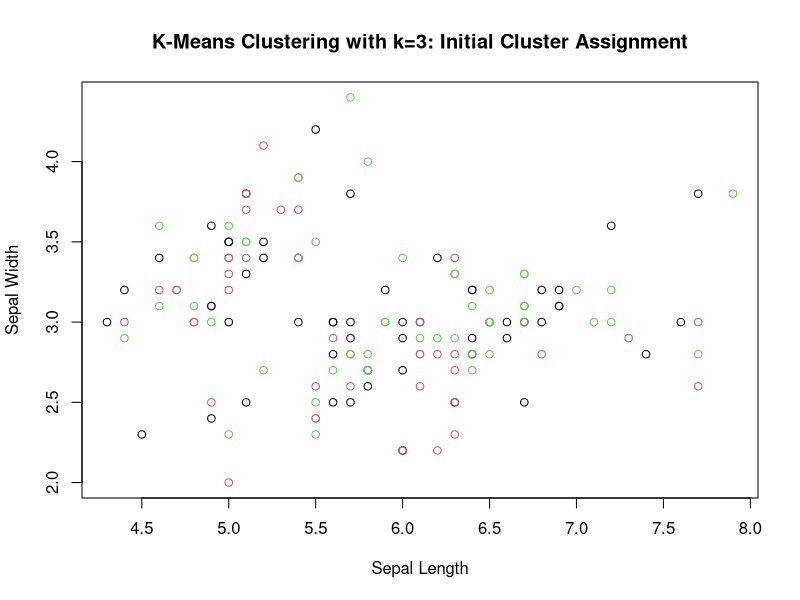
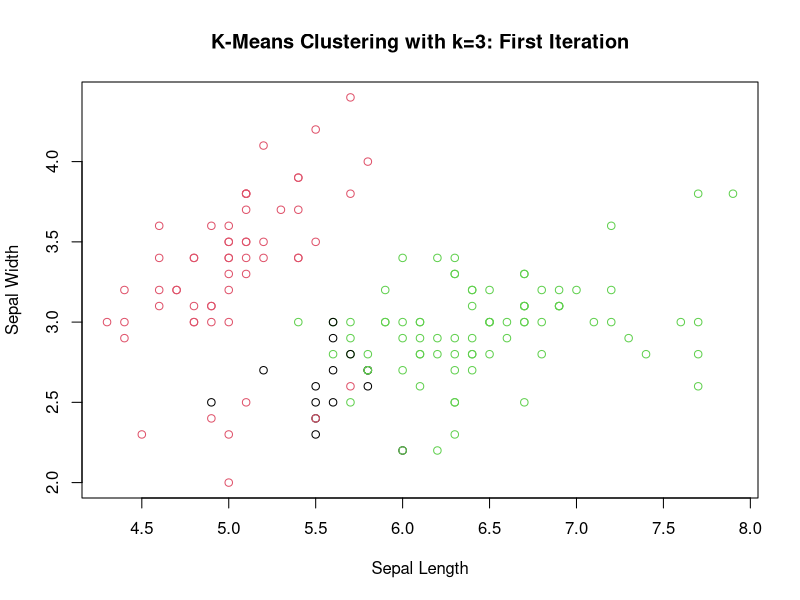
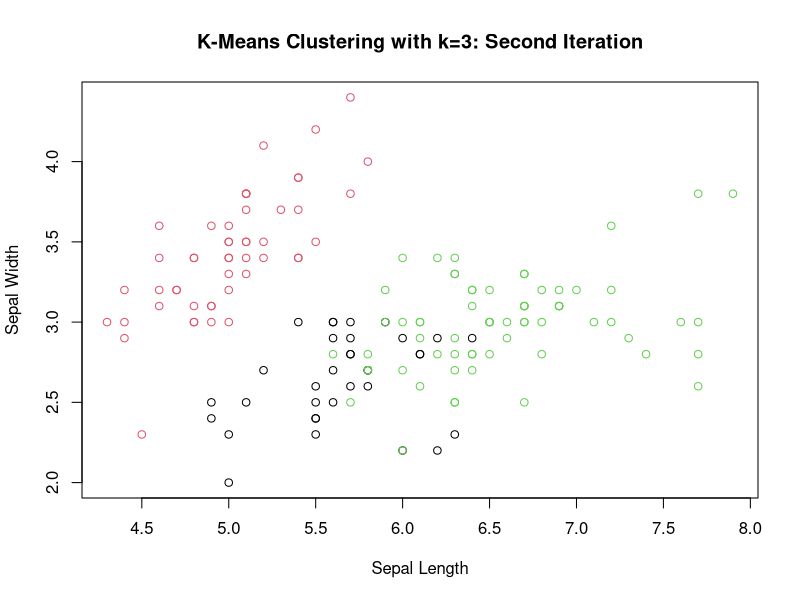
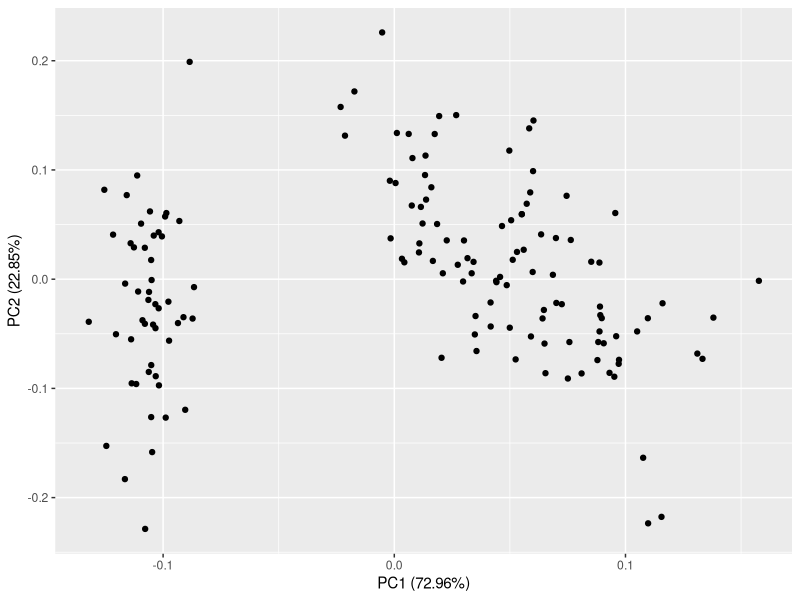
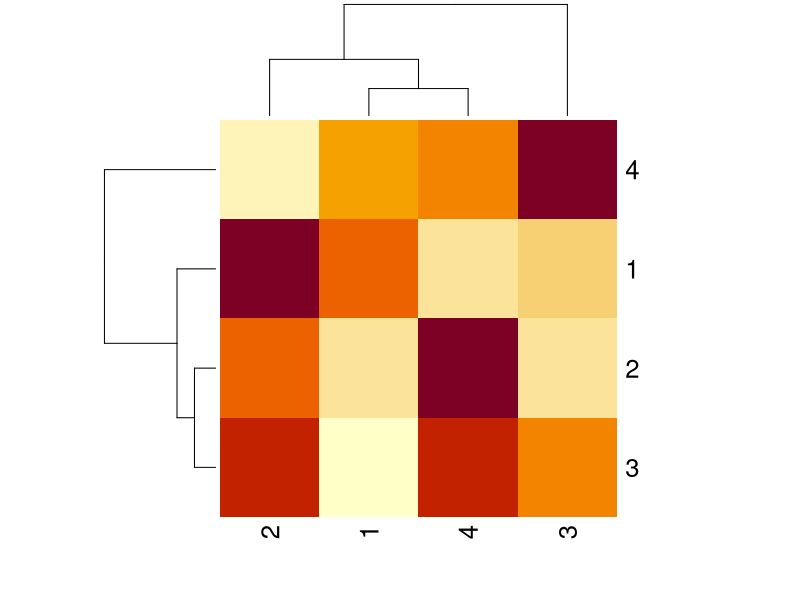
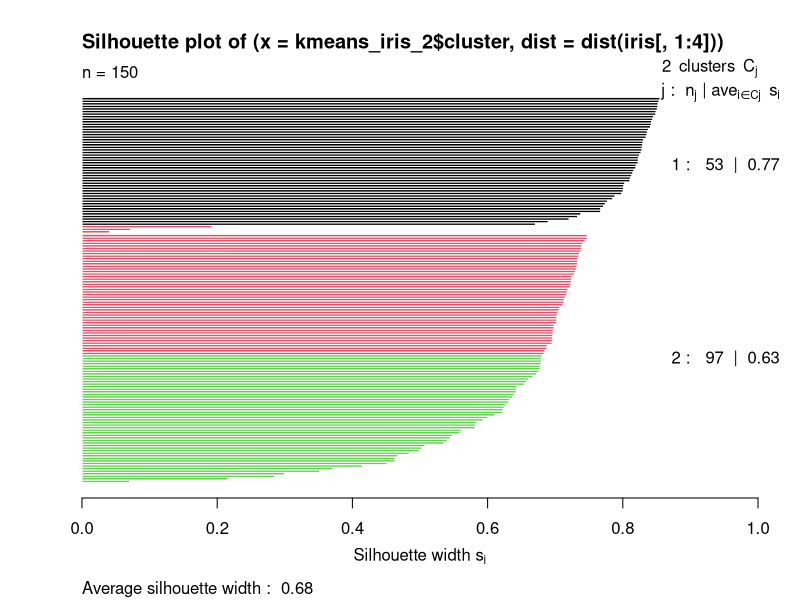
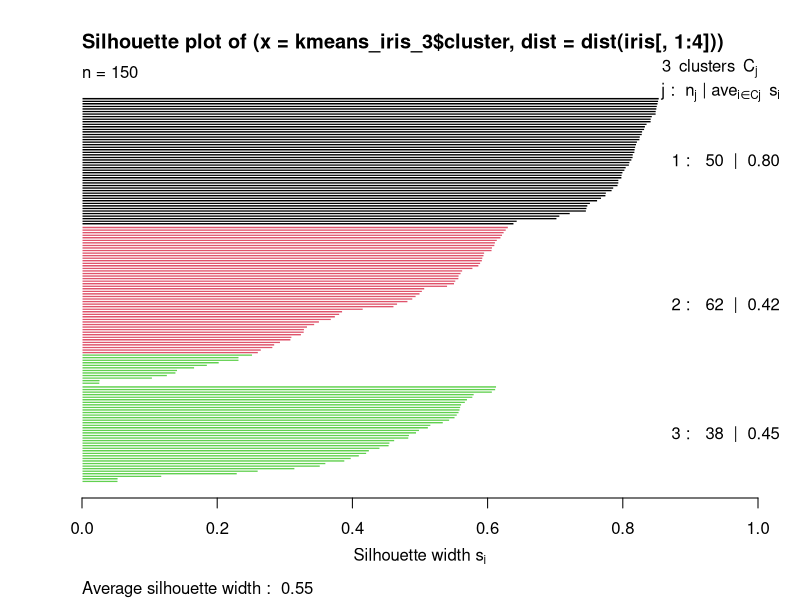
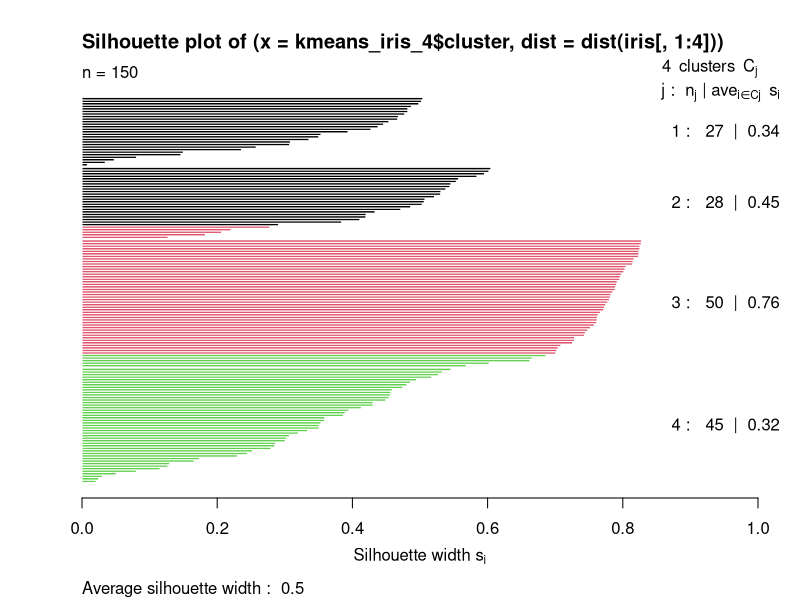

The R script that drew these images, in order:
## ---- chunk 1
# Loading libraries
library(ggplot2)
library(fastICA)
library(tidyverse)
library(ggfortify)
library(cluster)
library(fpc)
## ---- chunk 2
data(iris)
#You can choose however many clusters you want
head(iris)
## ---- chunk 3
# Dropped "species" column
iris_subset <- select(iris, -"Species")
iris_subset
## ---- chunk 4
# Use set.seed function so data is replicable
set.seed(4)

# K = 3
# Randomly assign each data point to a number from 1-3
iris_subset$Cluster <- sample(1:3, nrow(iris), replace = TRUE)

# First Iteration

# Compute cluster centroid

# There are 4 variables, so the centroid will be a vector of length 4
cluster_1 <- filter(iris_subset, Cluster == 1)
cluster_2 <- filter(iris_subset, Cluster == 2)
cluster_3 <- filter(iris_subset, Cluster == 3)

a <- as.vector(apply(cluster_1, 2, mean)[1:4])
b <- as.vector(apply(cluster_2, 2, mean)[1:4])
c <- as.vector(apply(cluster_3, 2, mean)[1:4])


# Euclidean distance of each point from each centroid
d <- sqrt(((iris_subset[1]-a[1])^2)+((iris_subset[2]-a[2])^2)+((iris_subset[3]-a[3])^2)+((iris_subset[4]-a[4])^2))
e <- sqrt(((iris_subset[1]-b[1])^2)+((iris_subset[2]-b[2])^2)+((iris_subset[3]-b[3])^2)+((iris_subset[4]-b[4])^2))
f <- sqrt(((iris_subset[1]-c[1])^2)+((iris_subset[2]-c[2])^2)+((iris_subset[3]-c[3])^2)+((iris_subset[4]-c[4])^2))

df <- data.frame(d,e,f)
colnames(df) <- c("dist_a", "dist_b", "dist_c")

# Second Iteration

# Finds minimum distance
iris_subset$New <- apply(df, 1, min)

# Assigns to new cluster
iris_subset$Cluster2 <- apply(df, 1, which.min)

# Computer cluster centroid
cluster_1.1 <- filter(iris_subset, Cluster2 == 1)
cluster_2.1 <- filter(iris_subset, Cluster2 == 2)
cluster_3.1 <- filter(iris_subset, Cluster2 == 3)

g <- as.vector(apply(cluster_1.1, 2, mean)[1:4])
h <- as.vector(apply(cluster_2.1, 2, mean)[1:4])
i <- as.vector(apply(cluster_3.1, 2, mean)[1:4])

j <- sqrt(((iris_subset[1] - g[1])^2)+((iris_subset[2] - g[2])^2)+((iris_subset[3] - g[3])^2)+((iris_subset[4] - g[4])^2))
k <- sqrt(((iris_subset[1] - h[1])^2)+((iris_subset[2] - h[2])^2)+((iris_subset[3] - h[3])^2)+((iris_subset[4] - h[4])^2))
l <- sqrt(((iris_subset[1] - i[1])^2)+((iris_subset[2] - i[2])^2)+((iris_subset[3] - i[3])^2)+((iris_subset[4] - i[4])^2))

df1 <- data.frame(j, k, l)

# Finds Minimum Distance
iris_subset$New1 <- apply(df1, 1, min)

# Assigns to new cluster
iris_subset$Cluster3 <- apply(df1, 1, which.min)

# Plotting first two variables to get an idea of clusters, although would have used principal component analysis if prompted

plot(iris_subset$Sepal.Length, iris_subset$Sepal.Width, col=iris_subset$Cluster, main = "K-Means Clustering with k=3: Initial Cluster Assignment", xlab = "Sepal Length", ylab = "Sepal Width")
plot(iris_subset$Sepal.Length, iris_subset$Sepal.Width, col=iris_subset$Cluster2, main = "K-Means Clustering with k=3: First Iteration", xlab = "Sepal Length", ylab = "Sepal Width")
plot(iris_subset$Sepal.Length, iris_subset$Sepal.Width, col=iris_subset$Cluster3, main = "K-Means Clustering with k=3: Second Iteration", xlab = "Sepal Length", ylab = "Sepal Width")
## ---- chunk 5
# Convert data into matrix 
iris_pca <- data.matrix(iris[,1:4])

autoplot(prcomp(iris_pca, scale.=TRUE))
pr_iris <- prcomp(iris_pca, scale.=TRUE)
pr_iris

# Calculating percent variance explained by each principle component to check plot labels

# Variance of each principle component
pr_iris$sdev^2

# Sum of variance of each principle component
sum(pr_iris$sdev^2)

# Percent variance each principle component describes.
per_var <- pr_iris$sdev^2/sum(pr_iris$sdev^2)

# Isolating PC1 and PC2, which cumulatively describe 95.81% of the variance. PC1 describes 72.96% of the variance, and PC2 describes 22.85% of the variance. 

per_var[1:2]
## ---- chunk 6
iris_ica <- data.matrix(iris[,1:4])
ica_output <- fastICA(iris_ica, 4, fun = "logcosh", alpha = 1, row.norm = FALSE, maxit = 200, tol = 0.0001, verbose = FALSE)
ica_output
## ---- chunk 7
# Plotting as heatmap
heatmap(ica_output$A)
## ---- chunk 8
# Running k-means
set.seed(4)

# Trying with two clusters

kmeans_iris_2 <- kmeans(iris[,1:4], 2)

a <- silhouette(kmeans_iris_2$cluster, dist(iris[,1:4]))

plot(a, col=iris$Species)

# Trying with three clusters

kmeans_iris_3 <- kmeans(iris[,1:4], 3)

b <- silhouette(kmeans_iris_3$cluster, dist(iris[,1:4]))

plot(b, col=iris$Species)

# Trying with four clusters

kmeans_iris_4 <- kmeans(iris[,1:4], 4)

c <- silhouette(kmeans_iris_4$cluster, dist(iris[,1:4]))

plot(c, col=iris$Species)

# Checking which species are in which cluster

levels(iris$Species)
palette()

# Per silhouette analysis, two clusters results in the highest average silhouette width. The data cluster somewhat by species, in that one species (setosa) is in the first cluster, and the remaining two species (versicolor and virginica) are in the second cluster; however, the clusters do not each represent a species.

# Confirming that two clusters are optimal per silhouette analysis
pamk(iris[,1:4])

# Running K means with two clusters

kmeans_iris_2 <- kmeans(iris[,1:4], 2)
kmeans_iris_2

# PCA plot colored by species

autoplot(prcomp(iris_pca, scale.=TRUE), data = iris, col = "Species")
## ---- chunk 9
# First linkage type and distance metric

iris_dist <- dist(iris[,1:4], method = "manhattan")
iris_dend <- hclust(iris_dist, method = "average")
plot(iris_dend)

# Second linkage type and distance metric

iris_dist_2 <- dist(iris[,1:4], method = "euclidean")
iris_dend_2 <- hclust(iris_dist_2, method = "complete")
plot(iris_dend_2)

# Trying two different cut points
plot(iris_dend_2)
rect.hclust(iris_dend_2, k = 3)

plot(iris_dend_2)
rect.hclust(iris_dend_2, k = 2)

# Coloring PCA plot according to clustering
tree <- cutree(iris_dend_2, k = 3)
autoplot(prcomp(iris_pca, scale.=TRUE), data = iris, col = tree)

tree_2 <- cutree(iris_dend_2, k = 2)
autoplot(prcomp(iris_pca, scale.=TRUE), data = iris, col = tree_2)
